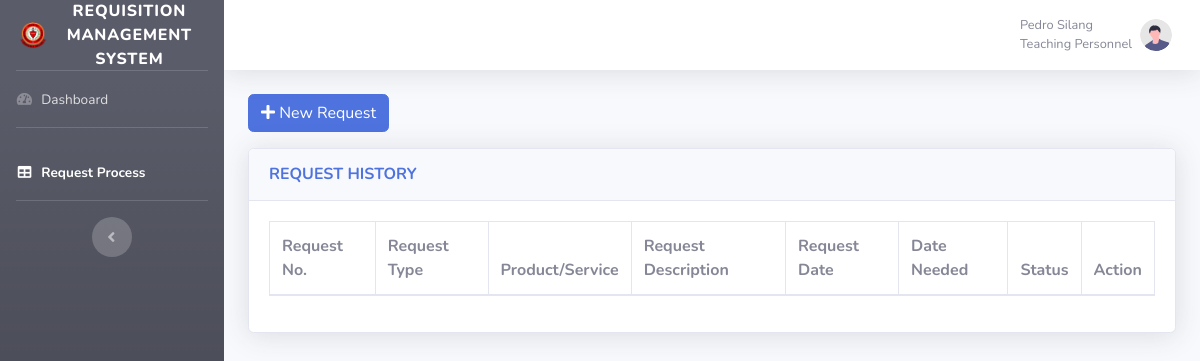
Page /RMS/user-request.php (signed in) on the earlier database version.
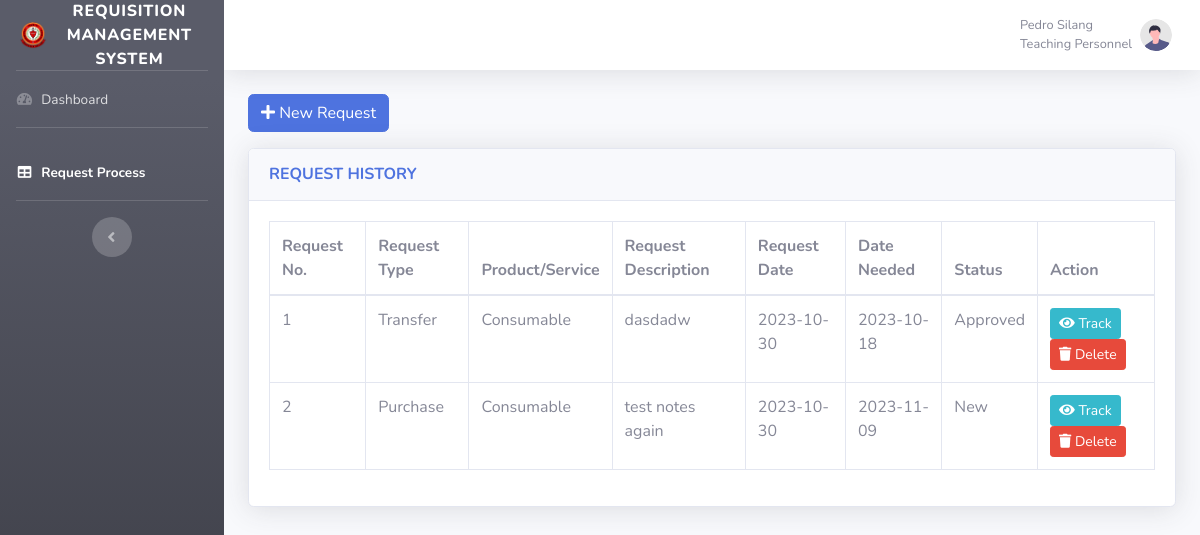
Same page on the later database version.
### tables this page shows
CREATE TABLE `requests` (
  `Requisition_No` int(11) NOT NULL,
  `User_Name` varchar(50) NOT NULL,
  `User_ID` varchar(50) NOT NULL,
  `Department` varchar(50) NOT NULL,
  `Date_Requested` varchar(50) NOT NULL,
  `Date_Needed` varchar(50) NOT NULL,
  `Request_Type` varchar(50) NOT NULL,
  `Product/Service` varchar(50) NOT NULL,
  `Quantity` int(50) NOT NULL,
  `Description` mediumtext NOT NULL,
  `Additional_Notes` mediumtext NOT NULL,
  `Noted_By` varchar(50) NOT NULL,
  `Approved_By` varchar(50) NOT NULL,
  `Status` varchar(50) NOT NULL,
  `Forward_To` varchar(50) NOT NULL
);

### RMS/database/php/session.php (called while the page is built, shortened)
<?php
if(isset($_SESSION['sess']))
{
$sess = $_SESSION['sess'];
	if($sess == 'TRUE')
	{
	$user_id = $_SESSION['id'];
	}
}
else
{
$_SESSION['sess']='';
$sess = '';
}
?>

### RMS/user-request.php (the view, shortened to what the changed rows need)
<?php
include('database/php/conn.php');
include('database/php/session.php');
$req_query = mysqli_query($conn,"SELECT * FROM `requests` WHERE `User_ID` = '$user_id'");
$ReqList ='';
while($get_req = mysqli_fetch_assoc($req_query))
{
	$ReqNo = $get_req['Requisition_No'];
	$ReqType = $get_req['Request_Type'];
	$ReqServ = $get_req['Product/Service'];
	$ReqDate = $get_req['Date_Requested'];
	$ReqNDate = $get_req['Date_Needed'];
	$ReqDesc = $get_req['Description'];
	$ReqStat = $get_req['Status'];
	$ReqList .='
	<tr>
	<td>'.$ReqNo.'</td>
	<td>'.$ReqType.'</td>
	<td>'.$ReqServ.'</td>
	<td>'.$ReqDesc.'</td>
	<td>'.$ReqDate.'</td>
	<td>'.$ReqNDate.'</td>
	<td>'.$ReqStat.'</td>
	<td>
	<a href="#" class="btn btn-info btn-sm" data-toggle="modal" data-target="#trackModal'.$ReqNo.'">
		<i class="fas fa-eye"></i> Track
	</a>
	<a href="#" class="btn btn-danger btn-sm" data-toggle="modal" data-target="#deleteModal">
		<i class="fas fa-trash"></i> Delete
	</a>
	</td>
	</tr>
	';
}
?>
<!DOCTYPE html>
<html lang="en">
<head>
    <link href="vendor/fontawesome-free/css/all.min.css" rel="stylesheet" type="text/css">
    <link href="css/admin-dash-2.min.css" rel="stylesheet">
</head>
<body id="page-top">
    <div id="wrapper">
        <div id="content-wrapper" class="d-flex flex-column">
            <div id="content">
                <div class="container-fluid">
                    <div class="card shadow mb-4">
                        <div class="card-body">
                            <div class="table-responsive">
                                <table class="table table-bordered" id="dataTable" width="100%" cellspacing="0">
                                    <thead>
                                 <tr>
                                <th>Request No.</th>
								<th>Request Type</th>
								<th>Product/Service</th>
                                <th>Request Description</th>
                                <th>Request Date</th>
                                <th>Date Needed</th>
                                <th>Status</th>
                                <th>Action</th>
                            </tr>
                        </thead>
                        <tbody>
                            <?php echo $ReqList; ?>
                        </tbody>
                    </table>
                </div>
            </div>
        </div>
    </div>
    </div>
</body>
</html>

Differences in the rows shown:
added requests: Requisition_No "1", Request_Type "Transfer", value "Consumable", Description "dasdadw", Date_Requested "2023-10-30", Date_Needed "2023-10-18", Status "Approved"
added requests: Requisition_No "2", Request_Type "Purchase", value "Consumable", Description "test notes again", Date_Requested "2023-10-30", Date_Needed "2023-11-09", Status "New"
Other differences:
text now shown: "Track Track Delete Delete"
